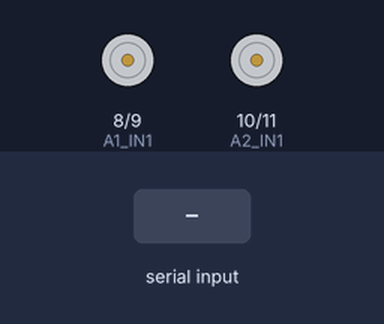
Bench run of a sketch on a simulated Arduino Uno, built with avr-gcc and run on an emulated ATmega328P. Shown: motor-driver pin pairs drawn as motors (green arrow = first pin HIGH = forward, orange = second pin HIGH = backward, longer = more drive). The test bench sets the inputs (shaded band).

Above: at 1.2 s.
1.3 s: "R" received over Serial
At 1.47 s:
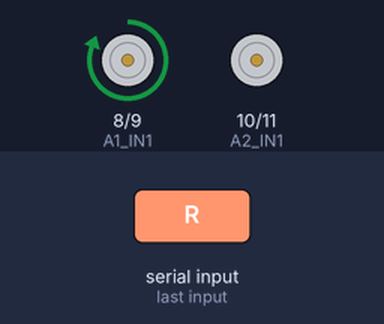
At 1.82 s:
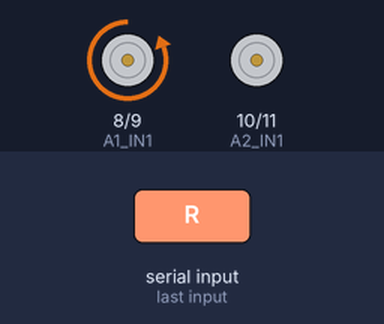
3.5 s: "Y" received over Serial
At 3.67 s:
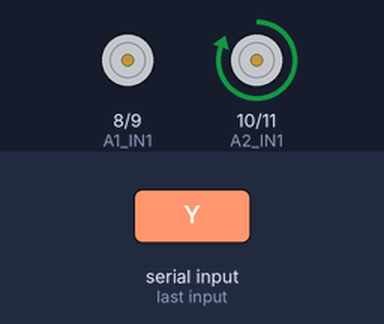
Timing chart, 0 to 6.5 s (numbered marks = the images above; inputs shaded):
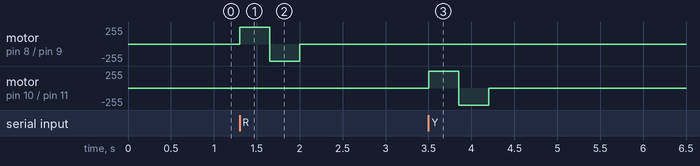

The sketch:

Actuators-Plant.ino
```cpp
// ---- H-bridge control pins ----
// First actuator (first pusher)
const int A1_IN1 = 8;   // extend
const int A1_IN2 = 9;   // retract

// Second actuator (second pusher)
const int A2_IN1 = 10;  // extend
const int A2_IN2 = 11;  // retract

const int PUSH_TIME_MS = 350;

void setup() {
  Serial.begin(9600);

  pinMode(A1_IN1, OUTPUT);
  pinMode(A1_IN2, OUTPUT);
  pinMode(A2_IN1, OUTPUT);
  pinMode(A2_IN2, OUTPUT);

  stopAll();
}

void stopAll() {
  digitalWrite(A1_IN1, LOW);
  digitalWrite(A1_IN2, LOW);
  digitalWrite(A2_IN1, LOW);
  digitalWrite(A2_IN2, LOW);
}

// ---- helpers ----

void firstExtendFor(int ms) {
  digitalWrite(A1_IN1, HIGH);
  digitalWrite(A1_IN2, LOW);
  delay(ms);
  stopAll();
}

void firstRetractFor(int ms) {
  digitalWrite(A1_IN1, LOW);
  digitalWrite(A1_IN2, HIGH);
  delay(ms);
  stopAll();
}

void secondExtendFor(int ms) {
  digitalWrite(A2_IN1, HIGH);
  digitalWrite(A2_IN2, LOW);
  delay(ms);
  stopAll();
}

void secondRetractFor(int ms) {
  digitalWrite(A2_IN1, LOW);
  digitalWrite(A2_IN2, HIGH);
  delay(ms);
  stopAll();
}

// ---- main loop: react to Python letters ----

void loop() {
  if (Serial.available() > 0) {
    char c = Serial.read();   // 'R','Y','S','T','U','N'

    switch (c) {
      case 'R':   // example mapping: RED + SAND -> first actuator
      case 'S':
        firstExtendFor(PUSH_TIME_MS);
        firstRetractFor(PUSH_TIME_MS);
        break;

      case 'Y':   // YELLOW + STEEL -> second actuator
      case 'T':
        secondExtendFor(PUSH_TIME_MS);
        secondRetractFor(PUSH_TIME_MS);
        break;

      case 'U':   // unknown/aluminum -> no push
      case 'N':
      default:
        break;
    }
  }
}
```

Measured:
- after the input at 1.3 s, motor on pin 8 (A1_IN1) / pin 9 (A1_IN2): stopped → forward 255/255 at once, → backward 255/255 0.35 s later, → stopped 0.35 s later
- after the input at 3.5 s, motor on pin 10 (A2_IN1) / pin 11 (A2_IN2): stopped → forward 255/255 at once, → backward 255/255 0.35 s later, → stopped 0.35 s later
